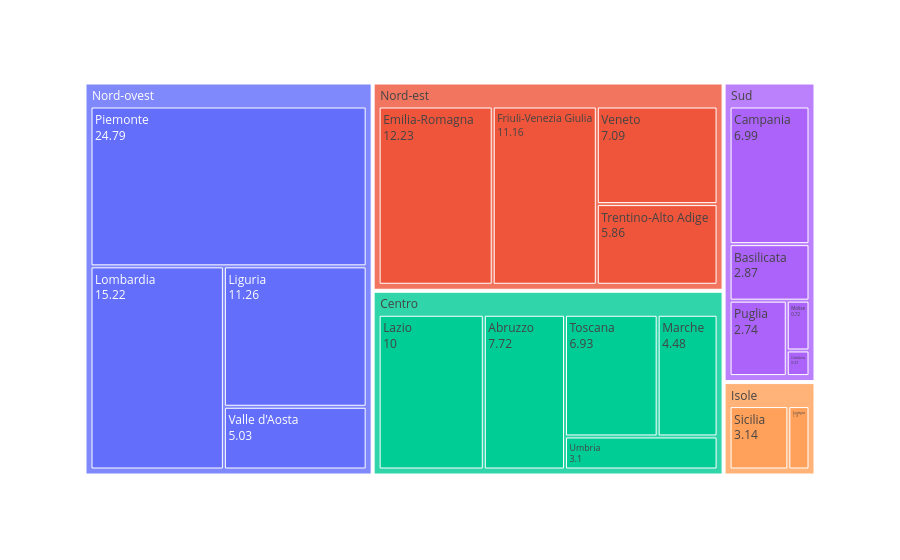

The code cell stored with this chart in its notebook:
### Code cell
fig = px.treemap(
    df_incidenza_spese,
    values='Percentuale_spesa_imprese',
    path=['Area_geografica','Regione'],
    labels={'Percentuale_spesa_imprese':'Percentuale spesa imprese'}
)

fig.update_traces(textinfo='label+value',)

fig.show()

### Figure 1 — Plotly figure (JSON) as saved in the notebook; plotly's stock layout.template omitted (floating-point values rounded to 4 significant figures)
{"data": [{"branchvalues": "total", "domain": {"x": [0, 1], "y": [0, 1]}, "hovertemplate": "labels=%{label}<br>Percentuale spesa imprese=%{value}<br>parent=%{parent}<br>id=%{id}<extra></extra>", "ids": ["Nord-ovest/Piemonte", "Nord-ovest/Valle d'Aosta", "Nord-ovest/Lombardia", "Nord-est/Trentino-Alto Adige", "Nord-est/Veneto", "Nord-est/Friuli-Venezia Giulia", "Nord-ovest/Liguria", "Nord-est/Emilia-Romagna", "Centro/Toscana", "Centro/Umbria", "Centro/Marche", "Centro/Lazio", "Centro/Abruzzo", "Sud/Molise", "Sud/Campania", "Sud/Puglia", "Sud/Basilicata", "Sud/Calabria", "Isole/Sicilia", "Isole/Sardegna", "Nord-ovest", "Nord-est", "Centro", "Sud", "Isole"], "labels": ["Piemonte", "Valle d'Aosta", "Lombardia", "Trentino-Alto Adige", "Veneto", "Friuli-Venezia Giulia", "Liguria", "Emilia-Romagna", "Toscana", "Umbria", "Marche", "Lazio", "Abruzzo", "Molise", "Campania", "Puglia", "Basilicata", "Calabria", "Sicilia", "Sardegna", "Nord-ovest", "Nord-est", "Centro", "Sud", "Isole"], "name": "", "parents": ["Nord-ovest", "Nord-ovest", "Nord-ovest", "Nord-est", "Nord-est", "Nord-est", "Nord-ovest", "Nord-est", "Centro", "Centro", "Centro", "Centro", "Centro", "Sud", "Sud", "Sud", "Sud", "Sud", "Isole", "Isole", "", "", "", "", ""], "textinfo": "label+value", "type": "treemap", "values": [24.79, 5.03, 15.22, 5.86, 7.09, 11.16, 11.26, 12.23, 6.93, 3.1, 4.48, 10.0, 7.72, 0.72, 6.99, 2.74, 2.87, 0.37, 3.14, 1.13, 56.3, 36.34, 32.23, 13.69, 4.27]}], "layout": {"legend": {"tracegroupgap": 0}, "margin": {"t": 60}}}
